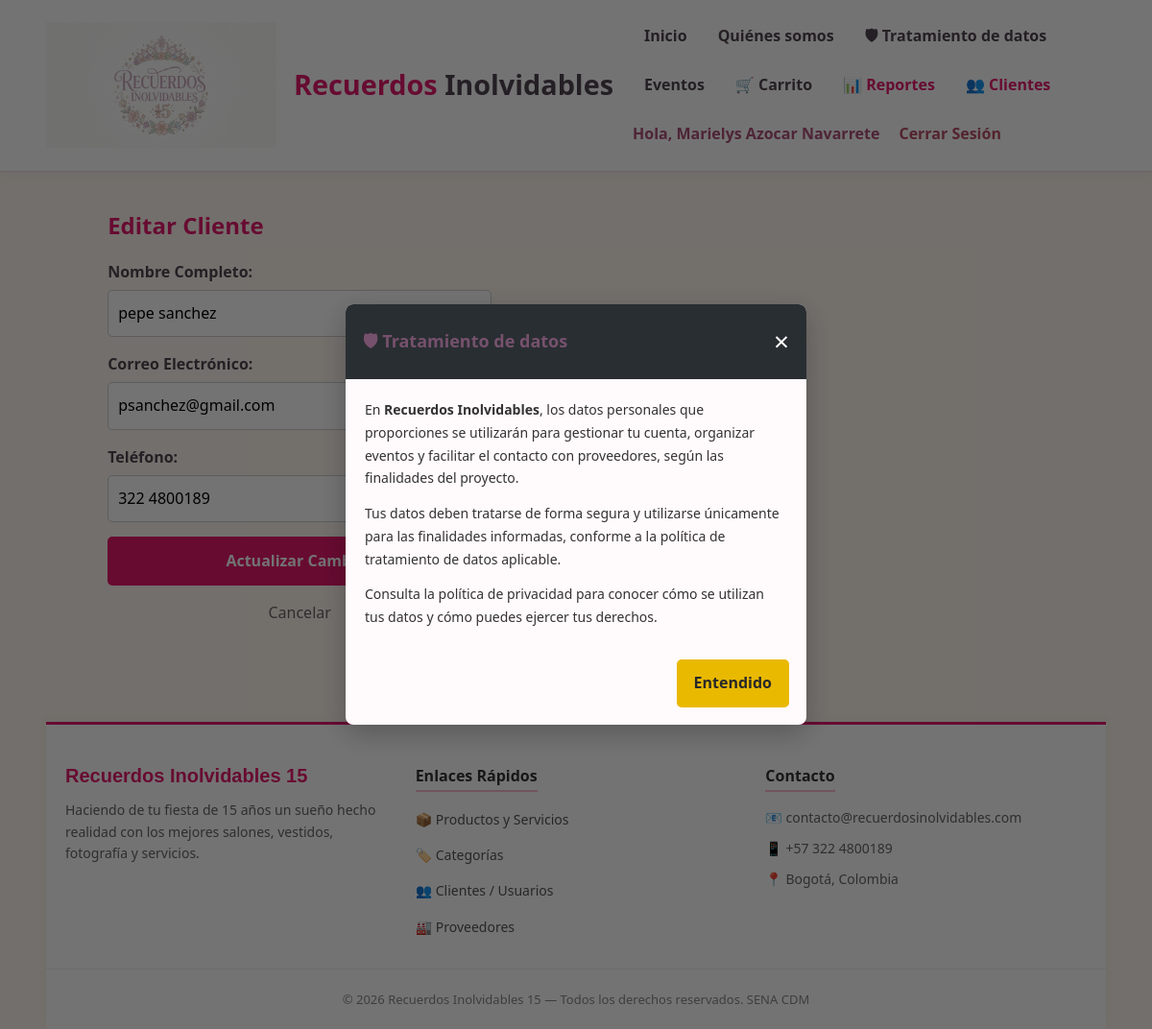
The page /index.php?controller=usuario&action=editar&id=19 (signed in) on the database its author committed.
### tables this page shows
CREATE TABLE `usuarios` (
  `id_usuario` int(11) NOT NULL,
  `nombre` varchar(100) NOT NULL,
  `email` varchar(150) NOT NULL,
  `password` varchar(255) NOT NULL,
  `telefono` varchar(20) DEFAULT NULL,
  `id_rol` int(11) NOT NULL,
  `fecha_registro` timestamp NOT NULL DEFAULT CURRENT_TIMESTAMP,
  `created_at` timestamp NOT NULL DEFAULT CURRENT_TIMESTAMP
);

### models/usuario.php (called while the page is built, shortened)
<?php
require_once __DIR__ . '/../config/Database.php';
class Usuario {
    private $db;
    public function __construct() {
        $database = new Database();
        $this->db = $database->getConnection();
    }
    public function obtenerPorId($id) {
        $sql = "SELECT u.*, r.nombre AS rol_nombre
                FROM usuarios u
                LEFT JOIN roles r ON u.id_rol = r.id_rol
                WHERE u.id_usuario = :id";
        $stmt = $this->db->prepare($sql);
        $stmt->execute([':id' => $id]);
        return $stmt->fetch(PDO::FETCH_ASSOC);
    }
}

### config/Database.php (called while the page is built, shortened)
<?php
class Database {
    private $host = "localhost";
    private $db_name = "recuerdos_inolvidables";
    private $username = "root";
    private $password = "";
    public function getConnection() {
        $this->conn = null;
        try {
            $this->conn = new PDO(
                "mysql:host=" . $this->host . ";dbname=" . $this->db_name . ";charset=utf8mb4",
                $this->username,
                $this->password,
                [
                    PDO::ATTR_ERRMODE => PDO::ERRMODE_EXCEPTION,
                    PDO::ATTR_DEFAULT_FETCH_MODE => PDO::FETCH_ASSOC,
                    PDO::ATTR_EMULATE_PREPARES => false
                ]
            );
        } catch (PDOException $exception) {
            echo "Error de conexión: " . $exception->getMessage();
        }
        return $this->conn;
    }
}

### views/usuarios/editar.php (the view, shortened to what this page needs)
<?php require_once __DIR__ . '/../layouts/header.php'; ?>
<div class="container" style="padding: 40px 20px; min-height: 50vh;">
    <h2 style="color: #e6196e;">Editar Cliente</h2>
    <form action="index.php?controller=usuario&action=actualizar" method="POST" style="max-width: 400px; display: flex; flex-direction: column; gap: 15px; margin-top: 20px;">
        <div>
            <label style="font-weight: bold;">Nombre Completo:</label><br>
            <input type="text" name="nombre" value="<?= htmlspecialchars($usuario['nombre']) ?>" required style="width: 100%; padding: 10px; border: 1px solid #ccc; border-radius: 5px; margin-top: 5px;">
        </div>
        <div>
            <label style="font-weight: bold;">Correo Electrónico:</label><br>
            <input type="email" name="email" value="<?= htmlspecialchars($usuario['email']) ?>" required style="width: 100%; padding: 10px; border: 1px solid #ccc; border-radius: 5px; margin-top: 5px;">
        </div>
        <div>
            <label style="font-weight: bold;">Teléfono:</label><br>
            <input type="text" name="telefono" value="<?= htmlspecialchars($usuario['telefono'] ?? '') ?>" style="width: 100%; padding: 10px; border: 1px solid #ccc; border-radius: 5px; margin-top: 5px;">
        </div>
        <button type="submit" style="padding: 12px; background: #e6196e; color: white; border: none; border-radius: 5px; cursor: pointer; font-weight: bold; font-size: 16px;">Actualizar Cambios</button>
        <a href="index.php?controller=usuario&action=index" style="text-align: center; color: #666; text-decoration: none;">Cancelar</a>
    </form>
</div>
<?php require_once __DIR__ . '/../layouts/footer.php'; ?>

### public/css/styles.css (style rules this page uses)
:root { --primary-color: #c96b91; --primary-hover: #ad5078; --secondary-color: #f2dce8; --text-dark: #514651; --bg-light: #fff8f0; --white: #ffffff; --border-color: #ead8e5; --pastel-pink: #f8e6ee; --pastel-pink-dark: #efd0df; --pastel-lilac: #eee7f8; --pastel-lilac-dark: #ded1ef; --pastel-cream: #fff8f0; --pastel-gold: #d9bd8b; --shadow-soft: 0 5px 20px rgba(105, 72, 96, 0.08); --shadow-hover: 0 12px 28px rgba(105, 72, 96, 0.14); --radius-soft: 16px; --radius-small: 10px; }
* { box-sizing: border-box; margin: 0; padding: 0; }
html { scroll-behavior: smooth; }

### rows shown on the page
usuarios: nombre "pepe sanchez", email "psanchez@gmail.com", telefono "322 4800189"

### other values the page prints
$_SESSION['user_nombre'] "Marielys Azocar Navarrete"
